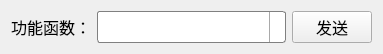
            <widget class="QWidget" name="layoutWidget_2">
             <property name="geometry">
              <rect>
               <x>10</x>
               <y>30</y>
               <width>383</width>
               <height>38</height>
              </rect>
             </property>
             <layout class="QGridLayout" name="gridLayout_23">
              <item row="0" column="0">
               <widget class="QLabel" name="label_2">
                <property name="font">
                 <font>
                  <family>微软雅黑</family>
                  <pointsize>12</pointsize>
                 </font>
                </property>
                <property name="text">
                 <string>功能函数：</string>
                </property>
               </widget>
              </item>
              <item row="0" column="2">
               <widget class="QPushButton" name="pushButtonSendJsonRpc">
                <property name="font">
                 <font>
                  <family>微软雅黑</family>
                  <pointsize>12</pointsize>
                 </font>
                </property>
                <property name="text">
                 <string>发送</string>
                </property>
               </widget>
              </item>
              <item row="0" column="1">
               <widget class="QComboBox" name="comboBoxJsonRpcName">
                <property name="sizePolicy">
                 <sizepolicy hsizetype="Expanding" vsizetype="Expanding">
                  <horstretch>0</horstretch>
                  <verstretch>0</verstretch>
                 </sizepolicy>
                </property>
                <property name="font">
                 <font>
                  <family>微软雅黑</family>
                  <pointsize>12</pointsize>
                 </font>
                </property>
                <property name="styleSheet">
                 <string notr="true">/* QComboBox base style */
QComboBox {
    border: 1px solid gray;
    border-radius: 3px;
    padding: 1px 18px 1px 3px;
    min-height: 22px;
    min-width: 60px;
    background: white;
}

/* QComboBox on hover */
QComboBox:hover {
    background: lightgray;
}

/* QComboBox on focus */
QComboBox:focus {
    border: 1px solid darkgray;
}

/* QComboBox dropdown list style */
QComboBox::drop-down {
    subcontrol-origin: padding;
    subcontrol-position: top right;
    width: 15px;
    border-left-width: 1px;
    border-left-color: darkgray;
    border-left-style: solid;
    border-top-right-radius: 3px;
    border-bottom-right-radius: 3px;
}

/* QComboBox item style */
QComboBox QAbstractItemView {
    border: 1px solid darkgray;
    selection-background-color: lightgray;
    background: white;
}

/* QComboBox item on hover */
QComboBox QAbstractItemView::item:hover {
    background: lightgray;
}

/* QComboBox item selected */
QComboBox QAbstractItemView::item:selected {
    background: lightgray;
}
</string>
                </property>
               </widget>
              </item>
             </layout>
            </widget>
